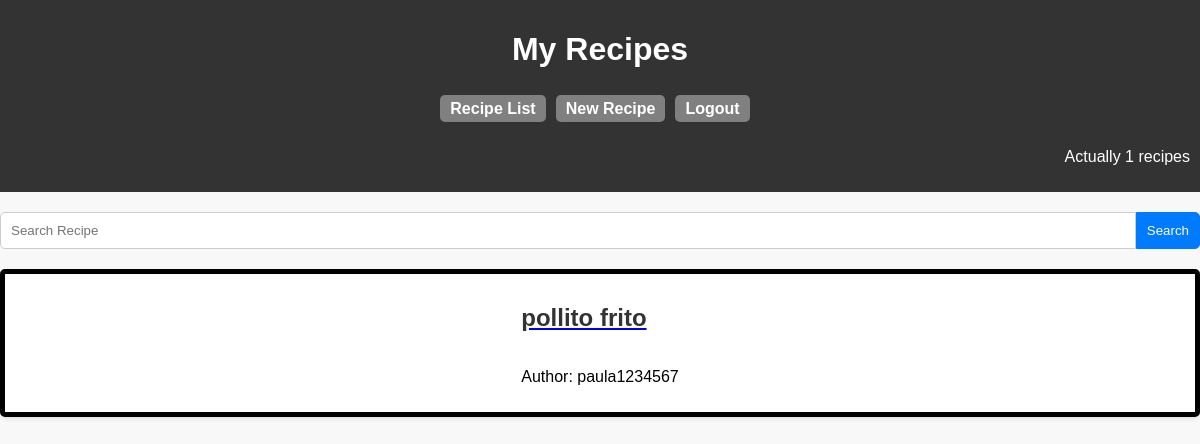
/my_recipes/ (signed in), run on an earlier commit of the app's database.
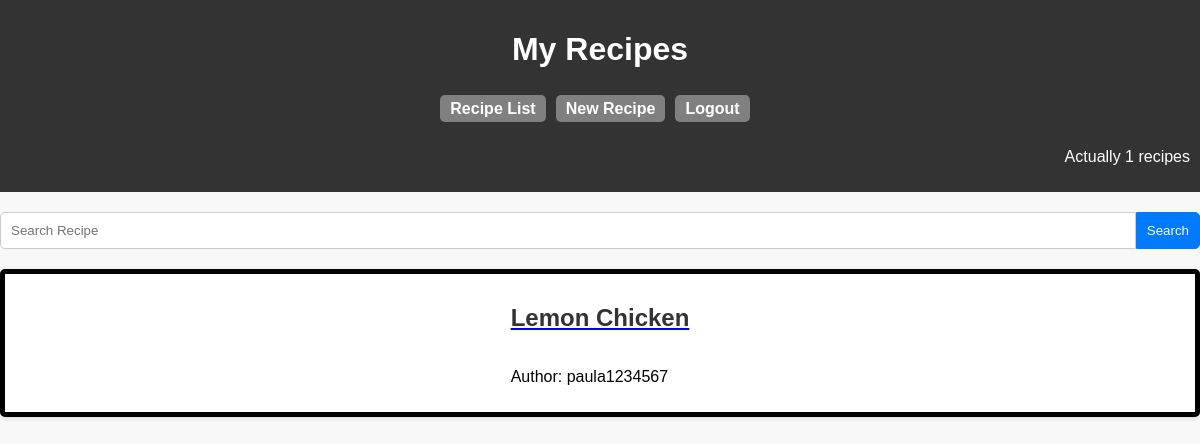
And on a later commit of the database.
### mainapp/models.py (models this page shows, shortened)
class Recipe(models.Model):
    author = models.ForeignKey(User, on_delete=models.CASCADE)
    title = models.CharField(max_length=200)
    photo = models.ImageField(upload_to='media/', blank=True)
    ingredients = models.TextField()
    instructions = models.TextField()

### mainapp/views.py (the view)
# urls.py: path('my_recipes/', my_recipes, name='my_recipes'),
@login_required(login_url='/login')
def my_recipes(request):
    user = request.user
    recipes = Recipe.objects.filter(author=user)
    return render(request, 'my_recipes.html', {'recipes': recipes, 'number': len(recipes)})

### templates/my_recipes.html (shortened to what this page needs)
<!DOCTYPE html>
<html lang="en">
<head>
</head>
<body>
<header>
    <h1>My Recipes</h1>
<nav>
     <ul>
        <li><a href="{% url 'recipe_list' %}">Recipe List</a></li>
    </ul>
    <ul>
        <li><a href="{% url 'new_recipe' %}">New Recipe</a></li>
    </ul>
    <ul>
        <li><a href="{% url 'logout' %}">Logout</a></li>
    </ul>
</nav>
  <p id = "numberOf">Actually {{ number }} recipes</p>
</header>
<form method="get" action="{% url 'recipe_list' %}" class="search-form">
    <input type="text" name="q" placeholder="Search Recipe" value="" class="search-input">
    <button type="submit" class="search-button">Search</button>
</form>
{% if recipes %}
{% for recipe in recipes %}
    <div class="recipe-container">
        <a href="/recipes/{{ recipe.id }}">
        <h2>{{ recipe.title }}</h2>
        </a>
        <p>Author: {{ recipe.author.username }}</p>
    </div>
{% endfor %}
{% else %}
     <p class="no-results">Not Found</p>
{% endif %}
</body>
</html>

What changed in the data, as far as the page shows it:
removed Recipe: title "pollito frito", author.username "paula1234567"
added Recipe: title "Lemon Chicken", author.username "paula1234567"
